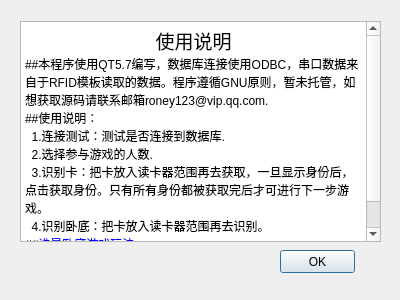
<?xml version="1.0" encoding="UTF-8"?>
<ui version="4.0">
 <class>text</class>
 <widget class="QDialog" name="text">
  <property name="geometry">
   <rect>
    <x>0</x>
    <y>0</y>
    <width>400</width>
    <height>300</height>
   </rect>
  </property>
  <property name="windowTitle">
   <string>使用须知</string>
  </property>
  <property name="windowIcon">
   <iconset resource="resource.qrc">
    <normaloff>:/new/picture/wenhao.ico</normaloff>:/new/picture/wenhao.ico</iconset>
  </property>
  <widget class="QPushButton" name="pushButton">
   <property name="geometry">
    <rect>
     <x>280</x>
     <y>250</y>
     <width>75</width>
     <height>23</height>
    </rect>
   </property>
   <property name="text">
    <string>OK</string>
   </property>
  </widget>
  <widget class="QTextBrowser" name="textBrowser">
   <property name="geometry">
    <rect>
     <x>20</x>
     <y>21</y>
     <width>361</width>
     <height>221</height>
    </rect>
   </property>
   <property name="html">
    <string>&lt;!DOCTYPE HTML PUBLIC &quot;-//W3C//DTD HTML 4.0//EN&quot; &quot;http://www.w3.org/TR/REC-html40/strict.dtd&quot;&gt;
&lt;html&gt;&lt;head&gt;&lt;meta name=&quot;qrichtext&quot; content=&quot;1&quot; /&gt;&lt;style type=&quot;text/css&quot;&gt;
p, li { white-space: pre-wrap; }
&lt;/style&gt;&lt;/head&gt;&lt;body style=&quot; font-family:'SimSun'; font-size:9pt; font-weight:400; font-style:normal;&quot;&gt;
&lt;p align=&quot;center&quot; style=&quot; margin-top:0px; margin-bottom:0px; margin-left:0px; margin-right:0px; -qt-block-indent:0; text-indent:0px;&quot;&gt;&lt;span style=&quot; font-size:14pt;&quot;&gt;使用说明&lt;/span&gt;&lt;/p&gt;
&lt;p style=&quot; margin-top:0px; margin-bottom:0px; margin-left:0px; margin-right:0px; -qt-block-indent:0; text-indent:0px;&quot;&gt;##本程序使用QT5.7编写，数据库连接使用ODBC，串口数据来自于RFID模板读取的数据。程序遵循GNU原则，暂未托管，如想获取源码请联系邮箱roney123@vip.qq.com.&lt;/p&gt;
&lt;p style=&quot; margin-top:0px; margin-bottom:0px; margin-left:0px; margin-right:0px; -qt-block-indent:0; text-indent:0px;&quot;&gt;##使用说明：&lt;/p&gt;
&lt;p style=&quot; margin-top:0px; margin-bottom:0px; margin-left:0px; margin-right:0px; -qt-block-indent:0; text-indent:0px;&quot;&gt;  1.连接测试：测试是否连接到数据库.&lt;/p&gt;
&lt;p style=&quot; margin-top:0px; margin-bottom:0px; margin-left:0px; margin-right:0px; -qt-block-indent:0; text-indent:0px;&quot;&gt;  2.选择参与游戏的人数.&lt;/p&gt;
&lt;p style=&quot; margin-top:0px; margin-bottom:0px; margin-left:0px; margin-right:0px; -qt-block-indent:0; text-indent:0px;&quot;&gt;  3.识别卡：把卡放入读卡器范围再去获取，一旦显示身份后，点击获取身份。只有所有身份都被获取完后才可进行下一步游戏。&lt;/p&gt;
&lt;p style=&quot; margin-top:0px; margin-bottom:0px; margin-left:0px; margin-right:0px; -qt-block-indent:0; text-indent:0px;&quot;&gt;  4.识别卧底：把卡放入读卡器范围再去识别。&lt;/p&gt;
&lt;p style=&quot; margin-top:0px; margin-bottom:0px; margin-left:0px; margin-right:0px; -qt-block-indent:0; text-indent:0px;&quot;&gt;##&lt;a href=&quot;https://zhidao.baidu.com/question/497646714.html&quot;&gt;&lt;span style=&quot; text-decoration: underline; color:#0000ff;&quot;&gt;谁是卧底游戏玩法&lt;/span&gt;&lt;/a&gt;.&lt;/p&gt;
&lt;p style=&quot; margin-top:0px; margin-bottom:0px; margin-left:0px; margin-right:0px; -qt-block-indent:0; text-indent:0px;&quot;&gt;##软件由Roney编写&lt;/p&gt;&lt;/body&gt;&lt;/html&gt;</string>
   </property>
  </widget>
 </widget>
 <resources>
  <include location="resource.qrc"/>
 </resources>
 <connections/>
</ui>
